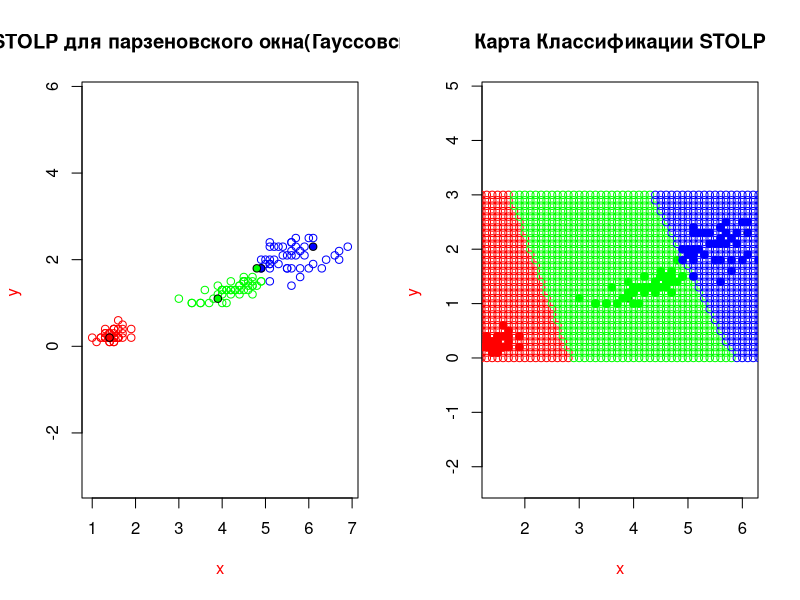

This figure's R source:
euclideanDistance = function(u, v)
{
  return (sqrt(sum((u - v)^2)))
}
kernelG = function(r){
  return (((2*pi)^(-1/2)) * exp(-1/2*r^2))
}

Parzen = function(XL,y,h,ForMap)
{
  
  n = dim(XL)[1]
  weights = rep(0,3)
  names(weights) = c("setosa", "versicolor", "virginica")
  for(i in 1:n)
  {
    x=XL[i,1:2]
    class=XL[i,3]
    
    
    r = euclideanDistance(x,y)/h
    weights[class]=kernelG(r)+weights[class]
  }
  class = names(which.max(weights))

  if(max(weights)==0){
    if(ForMap==TRUE)
      return("silver") 
    else
      return(0)
  }
  else{
    if(ForMap==TRUE)
      return(class) 
    else
     return(max(weights))
    
  }
}


margin = function(points,classes,point,class){

  Myclass = points[which(classes==class), ]
  OtherClass = points[which(classes!=class), ]
  
  MyMargin = Parzen(Myclass,point[1:2],1,FALSE)
  OtherMargin = Parzen(OtherClass,point[1:2],1,FALSE)
  
  return(MyMargin-OtherMargin)
  
}


stolp = function(points, classes,errors) {
  n = length(classes)
  margins = rep(0, n)
  for (i in 1:n){
    margins[i] = margin(points, classes, points[i,], classes[i])
  }

  
  #plot(1:n, sort(margins), col="black", bg="blue",pch=20,
  #     main = "Отступы для Парзеновского окна(Гауссовского)",
  #     ylab = "Отступ ", xlab = "Данные", col.lab = "red")
  #lines(1:n, sort(margins), lwd = 2, col = "black")
  #lines(c(1, n), c(0, 0), col = "grey", lwd = 2)
  

  badpoints = which(margins < 0)
  print(length(badpoints))
  pointsWE=points[-badpoints,]
  classes = classes[-badpoints]
  n = n - length(badpoints)
  etalone = data.frame()
  
  for (class in unique(classes)) {
    print(class)
    ind = which(class == classes )
    margins = sapply(ind, function(i) margin(pointsWE, classes, pointsWE[i,], class))
    maxMarg = ind[which.max(margins)]
    etalone=rbind(etalone, pointsWE[maxMarg,])
    pointsWE=pointsWE[-maxMarg,]
    classes=classes[-maxMarg]
    n=n-1
  }
  names(etalone) = names(points)
  # print(etalone)
  # print(etaloneClasses)
  # print(pointsWE)
  # print(classes)
  while(n!=length(etalone)){
    count=0
    margins = c()
    index = c()
    for(i in 1:n)
    {
      m = margin(etalone, etalone[,3], pointsWE[i,], classes[i])
      if(m<=0){
        count=count+1;
        margins = c(margins, m)
        index = c(index,i)
      }
    }
    
   
    print(count)
    if( count < errors )
    {
      plot(pointsWE[,1:2],col = colors[classes], pch = 21, asp = 1,
           main = "STOLP для парзеновского окна(Гауссовского)", ylab = "y ", xlab = "x", col.lab = "red")
      points(etalone[,1:2], bg = colors[etalone[,3]], pch = 21)
      print(etalone)
      plot(etalone[,1:2],bg = colors[etalone[,3]], pch = 21, asp = 1,
           main = "Карта Классификации STOLP", ylab = "y ", xlab = "x", col.lab = "red")
      
      start <- Sys.time()
      
      for(i in seq(0, 7, 0.1)){
        for(j in seq(0,3,0.1)){
          z = c(i, j)
          class = Parzen(etalone,z,1,TRUE)
           points(z[1], z[2], pch = 1,col=colors[class])
        }
      }
      print(Sys.time() - start)
      points(pointsWE[,1:2],col = colors[classes], bg = colors[classes], pch = 21)
    
     break;
    }
    
   # plot(pointsWE[,1:2],col = colors[classes], pch = 21, asp = 1, main = "STOLP для парзеновского окна(Гауссовского)")
   # points(etalone[,1:2], bg = colors[etalone[,3]], pch = 21)
   # print(etalone)
    MinMarg = index[which.min(margins)]
    etalone = rbind(etalone, pointsWE[MinMarg,])
    pointsWE = pointsWE[-MinMarg,]
    classes = classes[-MinMarg]
    n = n - 1
    
  }
}





par(mfrow = c(1, 2))
colors = c("setosa" = "red", "versicolor" = "green", "virginica" = "blue","grey"="grey")
xl = iris[, 3:5] 
classes = iris[, 5]
stolp(xl,classes,3)
